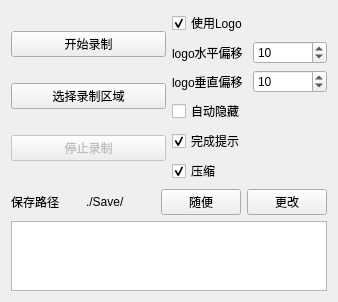
<?xml version="1.0" encoding="UTF-8"?>
<ui version="4.0">
 <class>Widget</class>
 <widget class="QWidget" name="Widget">
  <property name="enabled">
   <bool>true</bool>
  </property>
  <property name="geometry">
   <rect>
    <x>0</x>
    <y>0</y>
    <width>338</width>
    <height>254</height>
   </rect>
  </property>
  <property name="windowTitle">
   <string>录制屏幕</string>
  </property>
  <layout class="QVBoxLayout" name="verticalLayout_3">
   <item>
    <layout class="QHBoxLayout" name="horizontalLayout_4">
     <item>
      <layout class="QVBoxLayout" name="verticalLayout_2">
       <item>
        <widget class="QPushButton" name="startBtn">
         <property name="text">
          <string>开始录制</string>
         </property>
        </widget>
       </item>
       <item>
        <widget class="QPushButton" name="selectRectBtn">
         <property name="text">
          <string>选择录制区域</string>
         </property>
        </widget>
       </item>
       <item>
        <widget class="QPushButton" name="stopBtn">
         <property name="enabled">
          <bool>false</bool>
         </property>
         <property name="text">
          <string>停止录制</string>
         </property>
        </widget>
       </item>
      </layout>
     </item>
     <item>
      <layout class="QVBoxLayout" name="verticalLayout">
       <item>
        <widget class="QCheckBox" name="useLogoCheckBox">
         <property name="text">
          <string>使用Logo</string>
         </property>
         <property name="checked">
          <bool>true</bool>
         </property>
        </widget>
       </item>
       <item>
        <layout class="QHBoxLayout" name="horizontalLayout_2">
         <item>
          <widget class="QLabel" name="HOffsetCheckBox">
           <property name="text">
            <string>logo水平偏移</string>
           </property>
          </widget>
         </item>
         <item>
          <widget class="QSpinBox" name="HOffsetSpinBox">
           <property name="maximum">
            <number>1080</number>
           </property>
           <property name="value">
            <number>10</number>
           </property>
          </widget>
         </item>
        </layout>
       </item>
       <item>
        <layout class="QHBoxLayout" name="horizontalLayout_3">
         <item>
          <widget class="QLabel" name="VOffsetCheckBox">
           <property name="text">
            <string>logo垂直偏移</string>
           </property>
           <property name="textFormat">
            <enum>Qt::PlainText</enum>
           </property>
          </widget>
         </item>
         <item>
          <widget class="QSpinBox" name="VOffsetSpinBox">
           <property name="maximum">
            <number>1920</number>
           </property>
           <property name="value">
            <number>10</number>
           </property>
          </widget>
         </item>
        </layout>
       </item>
       <item>
        <widget class="QCheckBox" name="hideCheckBox">
         <property name="text">
          <string>自动隐藏</string>
         </property>
        </widget>
       </item>
       <item>
        <widget class="QCheckBox" name="infoCheckBox">
         <property name="text">
          <string>完成提示</string>
         </property>
         <property name="checked">
          <bool>true</bool>
         </property>
        </widget>
       </item>
       <item>
        <widget class="QCheckBox" name="passCheckBox">
         <property name="enabled">
          <bool>true</bool>
         </property>
         <property name="text">
          <string>压缩</string>
         </property>
         <property name="checked">
          <bool>true</bool>
         </property>
        </widget>
       </item>
      </layout>
     </item>
    </layout>
   </item>
   <item>
    <layout class="QHBoxLayout" name="horizontalLayout">
     <item>
      <widget class="QLabel" name="label">
       <property name="text">
        <string>保存路径</string>
       </property>
      </widget>
     </item>
     <item>
      <widget class="QLabel" name="pathLabel">
       <property name="text">
        <string>./Save/</string>
       </property>
      </widget>
     </item>
     <item>
      <widget class="QPushButton" name="randBtn">
       <property name="text">
        <string>随便</string>
       </property>
      </widget>
     </item>
     <item>
      <widget class="QPushButton" name="pathBtn">
       <property name="text">
        <string>更改</string>
       </property>
      </widget>
     </item>
    </layout>
   </item>
   <item>
    <widget class="QTextEdit" name="textEdit">
     <property name="enabled">
      <bool>true</bool>
     </property>
     <property name="readOnly">
      <bool>true</bool>
     </property>
    </widget>
   </item>
  </layout>
 </widget>
 <layoutdefault spacing="6" margin="11"/>
 <resources/>
 <connections/>
</ui>
